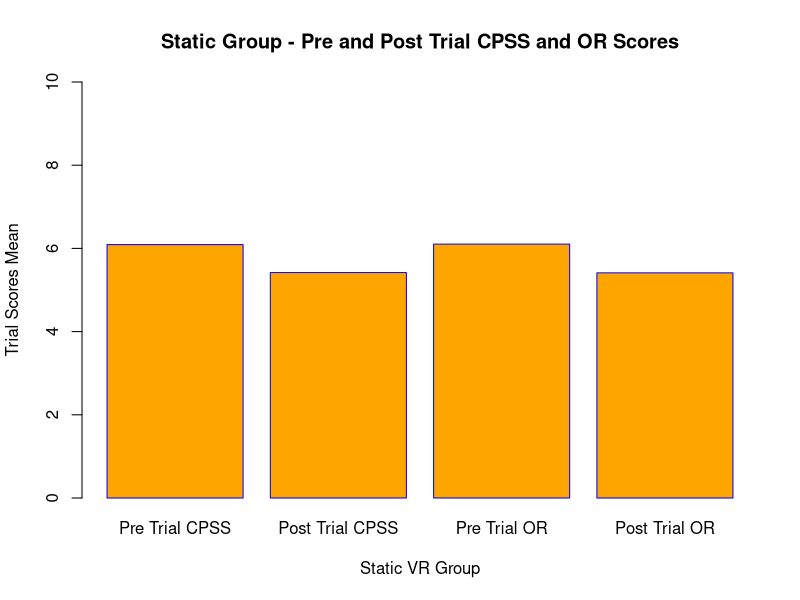
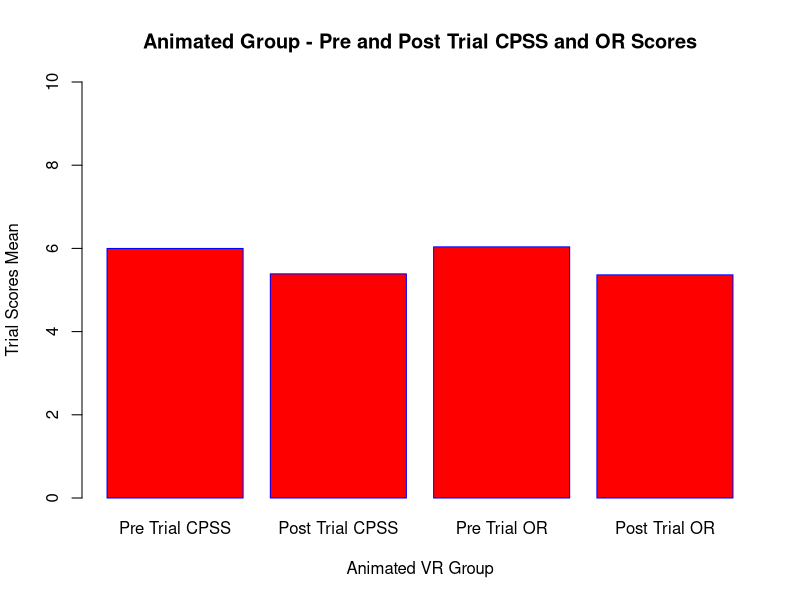
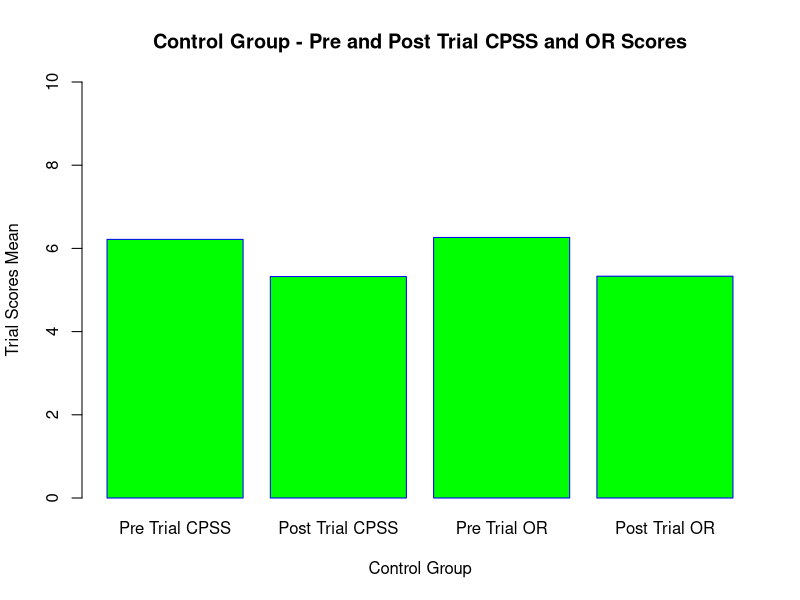
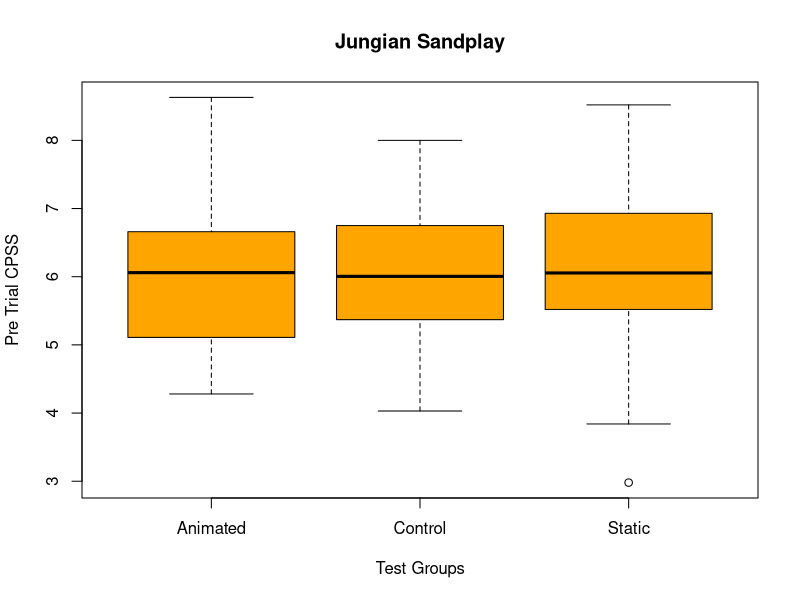
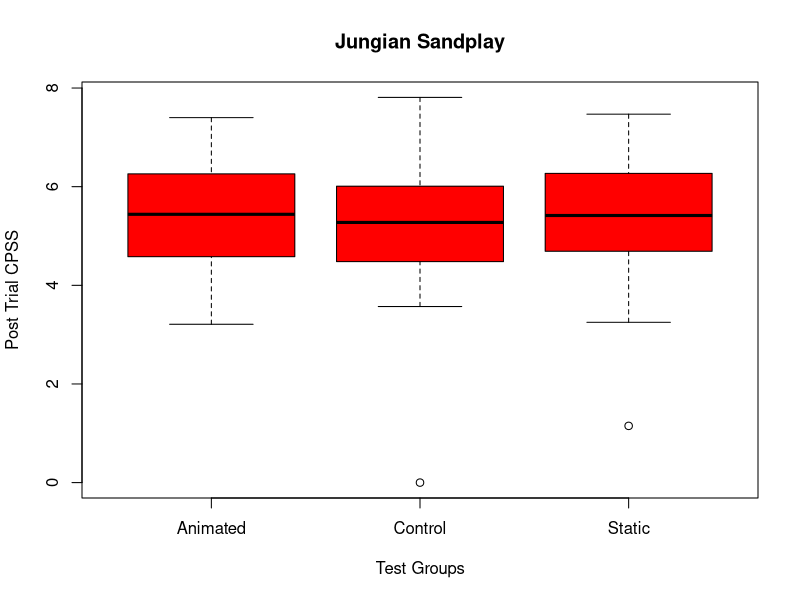
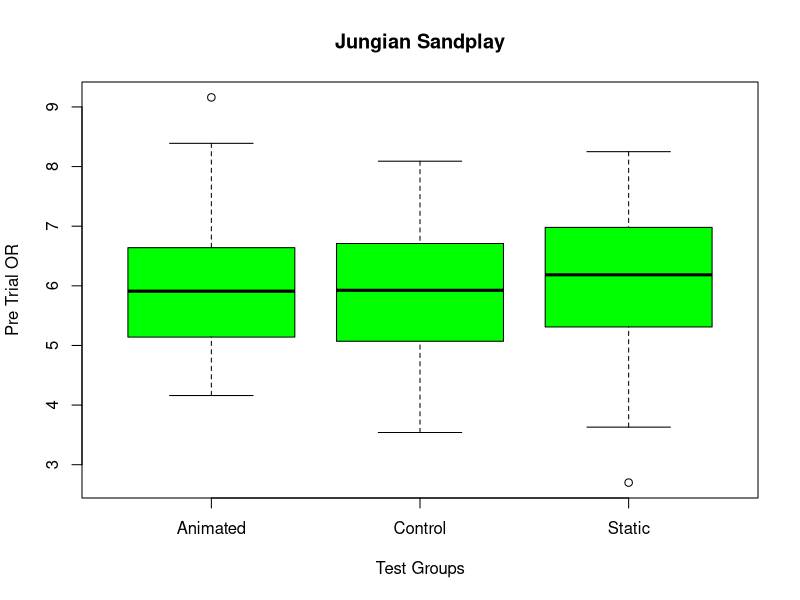
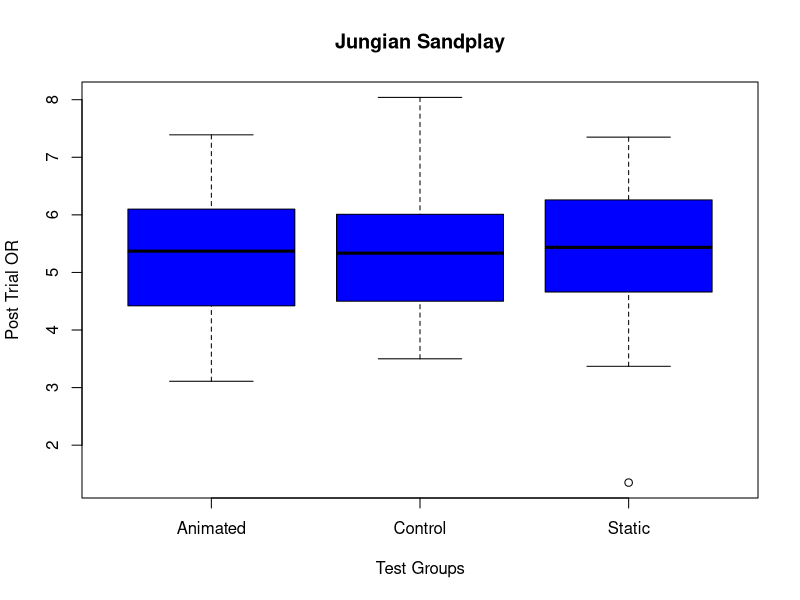
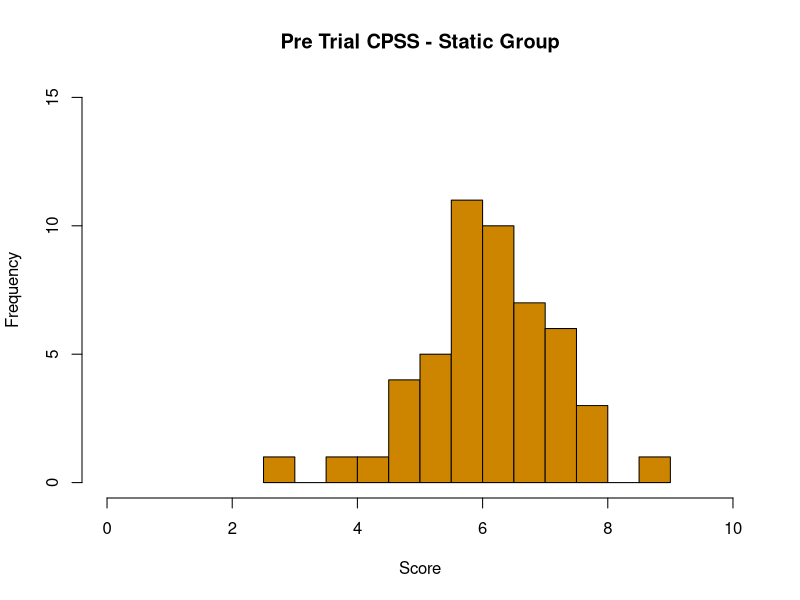

Recreate these plots in R, in order.
## ---- chunk 1
library(readr)
daie_ca3_data_10 <- read_csv("daie_ca3_data_10.csv")
#View(daie_ca3_data_10)

summary(daie_ca3_data_10)

#install.packages("tidyverse")
library(tidyverse)
data()
## ---- chunk 2
glimpse(daie_ca3_data_10)
class(daie_ca3_data_10$gender)
unique(daie_ca3_data_10$gender)
unique(daie_ca3_data_10$test_group)
#Replacing the incorrect value
daie_ca3_data_10$test_group <- str_replace(daie_ca3_data_10$test_group,"Cotrol", "Control")
#Checking the Group values
unique(daie_ca3_data_10$test_group)
## ---- chunk 3
#Checking for null values in the data

is.null(daie_ca3_data_10$pre_trial_or)

## ---- chunk 4
daie_ca3_data_10 <-daie_ca3_data_10 %>% drop_na()

#Checked for negative values
sum(daie_ca3_data_10 < 0)
#Checked for values greater than 10
#Data for the entire set due to the first heading in the data 
sum(daie_ca3_data_10 > 10)
sum(daie_ca3_data_10$pre_trial_cpss > 10)
sum(daie_ca3_data_10$post_trial_cpss > 10)
sum(daie_ca3_data_10$pre_trial_or > 10)
sum(daie_ca3_data_10$post_trial_or > 10)
## ---- chunk 5
#Show 10 of the first few values of the data set
head(daie_ca3_data_10,10)
#Show last 10 values of data
tail(daie_ca3_data_10,5)
#Gives an overall summary of the data 
summary(daie_ca3_data_10)
daie_ca3_data_10%>%
  drop_na(test_group)%>% 
  group_by(test_group)%>%
  summarise(Lower = min(pre_trial_cpss),
          Average = mean(pre_trial_cpss),
          Upper = max(pre_trial_cpss),
          Difference = max(pre_trial_cpss)-min(pre_trial_cpss))
  daie_ca3_data_10%>%
  drop_na(test_group)%>%  
  group_by(test_group)%>%
  summarise(Lower1 = min(post_trial_cpss),
          Average1 = mean(post_trial_cpss),
          Upper1 = max(post_trial_cpss),
          Difference1 = max(post_trial_cpss)-min(post_trial_cpss))
  
  daie_ca3_data_10%>%
  drop_na(test_group)%>% 
  group_by(test_group)%>%
  summarise(Lower2 = min(pre_trial_or),
          Average2 = mean(pre_trial_or),
          Upper2 = max(pre_trial_or),
          Difference2 = max(pre_trial_or)-min(pre_trial_or))
  
  daie_ca3_data_10%>%
  drop_na(test_group)%>% 
  group_by(test_group)%>%
  summarise(Lower3 = min(post_trial_or),
          Average3 = mean(post_trial_or),
          Upper3 = max(post_trial_or),
          Difference2 = max(post_trial_or)-min(post_trial_or))
static_data<-c(6.0914,5.4188,6.1032,5.4124)
CPSSOR<-c("Pre Trial CPSS","Post Trial CPSS","Pre Trial OR","Post Trial OR")
barplot(static_data,xlab="Static VR Group",ylab="Trial Scores Mean", main="Static Group - Pre and Post Trial CPSS and OR Scores", names.arg=CPSSOR, col="Orange", border="Blue", ylim=c(0,10))
animated_data<-c(5.998163265,5.387755102,6.037959184,5.364897959)
CPSSOR<-c("Pre Trial CPSS","Post Trial CPSS","Pre Trial OR","Post Trial OR")
barplot(animated_data,xlab="Animated VR Group",ylab="Trial Scores Mean", main="Animated Group - Pre and Post Trial CPSS and OR Scores", names.arg=CPSSOR, col="Red", border="Blue", ylim=c(0,10))
control_data<-c(6.2172,5.323,6.2638,5.3314)
CPSSOR<-c("Pre Trial CPSS","Post Trial CPSS","Pre Trial OR","Post Trial OR")
barplot(control_data,xlab="Control Group",ylab="Trial Scores Mean", main="Control Group - Pre and Post Trial CPSS and OR Scores", names.arg=CPSSOR, col="Green", border="Blue", ylim=c(0,10))
## ---- chunk 6


boxplot(pre_trial_cpss~test_group,data=daie_ca3_data_10,
        main="Jungian Sandplay",
        xlab="Test Groups", col="Orange",
        ylab="Pre Trial CPSS")


boxplot(post_trial_cpss~test_group,data=daie_ca3_data_10,
        main="Jungian Sandplay",
        xlab="Test Groups",col="Red",
        ylab="Post Trial CPSS")


boxplot(pre_trial_or~test_group,data=daie_ca3_data_10,
        main="Jungian Sandplay",
        xlab="Test Groups",col="Green",
        ylab="Pre Trial OR")


boxplot(post_trial_or~test_group,data=daie_ca3_data_10,
        main="Jungian Sandplay",col="Blue",
        xlab="Test Groups",
        ylab="Post Trial OR")
## ---- chunk 7
#Histogram for Static Group 
df2<-subset(daie_ca3_data_10, test_group!="Control" & test_group!="Animated")
hist(df2$pre_trial_cpss,
col="orange3",
main = "Pre Trial CPSS - Static Group",
xlab = "Score",
ylab = "Frequency",
breaks = 10,
xlim = c(0,10),
ylim = c(0,15))
hist(df2$post_trial_cpss,
col="orange1",
main = "Post Trial CPSS - Static Group",
xlab = "Score",
ylab = "Frequency",
breaks = 10,
xlim = c(0,10),
ylim = c(0,15))
hist(df2$pre_trial_or,
col="orange3",
main = "Pre Trial OR - Static Group",
xlab = "Score",
ylab = "Frequency",
breaks = 10,
xlim = c(0,10),
ylim = c(0,15))
hist(df2$post_trial_or,
col="orange1",
main = "Post Trial OR - Static Group",
xlab = "Score",
ylab = "Frequency",
breaks = 10,
xlim = c(0,10),
ylim = c(0,20))
#Histogram for Animated Group 
df3<-subset(daie_ca3_data_10, test_group!="Static" & test_group!="Control")
hist(df3$pre_trial_cpss,
col="red3",
main = "Pre Trial CPSS - Animated",
xlab = "Score",
ylab = "Frequency",
breaks = 10,
xlim = c(0,10),
ylim = c(0,15))
hist(df3$post_trial_cpss,
col="red",
main = "Post Trial CPSS - Animated",
xlab = "Score",
ylab = "Frequency",
breaks = 10,
xlim = c(0,10),
ylim = c(0,15))
hist(df3$pre_trial_or,
col="red3",


main = "Pre Trial OR - Animated",
xlab = "Score",
ylab = "Frequency",
breaks = 10,
xlim = c(0,10),
ylim = c(0,15))
hist(df3$post_trial_or,
col="red",




main = "Post Trial OR - Animated",
xlab = "Score",
ylab = "Frequency",
breaks = 10,
xlim = c(0,10),
ylim = c(0,15))
#Histogram for Control Group 
df1<-subset(daie_ca3_data_10, test_group!="Static" & test_group!="Animated")

  
hist(df1$pre_trial_cpss,
col="green4",
main = "Pre Trial CPSS - Control",
xlab = "Score",
ylab = "Frequency",
breaks = 10,
xlim = c(0,10),
ylim = c(0,10))
hist(df1$post_trial_cpss,
col="green",



main = "Post Trial CPSS - Control",
xlab = "Score",
ylab = "Frequency",
breaks = 10,
xlim = c(0,10),
ylim = c(0,20))
hist(df1$pre_trial_or,
col="green4",



main = "Pre Trial OR - Control",
xlab = "Score",
ylab = "Frequency",
breaks = 10,
xlim = c(0,10),
ylim = c(0,15))
hist(df1$post_trial_or,
col="green",



main = "Post Trial OR - Control",
xlab = "Score",
ylab = "Frequency",
breaks = 10,
xlim = c(0,10),
ylim = c(0,15))




## ---- chunk 8

hist(daie_ca3_data_10$pre_trial_cpss,
main = "Pre Trial CPSS",
xlab = "Score",
ylab = "Frequency",
breaks = 10)


hist(daie_ca3_data_10$post_trial_cpss,
main = "Post Trial CPSS",
xlab = "Score",
ylab = "Frequency",
breaks = 10)


hist(daie_ca3_data_10$pre_trial_or,
main = "Pre Trial OR",
xlab = "Score",
ylab = "Frequency",
breaks = 10)



hist(daie_ca3_data_10$post_trial_or,
main = "Post Trial OR",
xlab = "Score",
ylab = "Frequency",
breaks = 10)
## ---- chunk 9
#q plot of Control Group
qqnorm(df1$pre_trial_cpss,
       pch = 2, frame = FALSE)
qqline(df1$pre_trial_cpss,
       col = "darkorchid", lwd = 1)
qqnorm(df1$post_trial_cpss,
       pch = 2, frame = FALSE)
qqline(df1$post_trial_cpss,
       col = "darkorchid", lwd = 1)
qqnorm(df1$pre_trial_or,
       pch = 2, frame = FALSE)
qqline(df1$pre_trial_or,
       col = "darkorchid", lwd = 1)
qqnorm(df1$post_trial_or,
       pch = 2, frame = FALSE)
qqline(df1$post_trial_or,
       col = "darkorchid", lwd = 1)
#q plot of Static Group
qqnorm(df2$pre_trial_cpss,
       pch = 2, frame = FALSE)
qqline(df2$pre_trial_cpss,
       col = "darkorchid", lwd = 1)
qqnorm(df2$post_trial_cpss,
       pch = 2, frame = FALSE)
qqline(df2$post_trial_cpss,
       col = "darkorchid", lwd = 1)
qqnorm(df2$pre_trial_or,
       pch = 2, frame = FALSE)
qqline(df2$pre_trial_or,
       col = "darkorchid", lwd = 1)
qqnorm(df2$post_trial_or,
       pch = 2, frame = FALSE)
qqline(df2$post_trial_or,
       col = "darkorchid", lwd = 1)
#q plot of Animated Group
qqnorm(df3$pre_trial_cpss,
       pch = 2, frame = FALSE)
qqline(df3$pre_trial_cpss,
       col = "darkorchid", lwd = 1)
qqnorm(df3$post_trial_cpss,
       pch = 2, frame = FALSE)
qqline(df3$post_trial_cpss,
       col = "darkorchid", lwd = 1)
qqnorm(df3$pre_trial_or,
       pch = 2, frame = FALSE)
qqline(df3$pre_trial_or,
       col = "darkorchid", lwd = 1)
qqnorm(df3$post_trial_or,
       pch = 2, frame = FALSE)
qqline(df3$post_trial_or,
       col = "darkorchid", lwd = 1)
## ---- chunk 10


qqnorm(daie_ca3_data_10$pre_trial_cpss,
       pch = 2, frame = FALSE)
qqline(daie_ca3_data_10$pre_trial_cpss,
       col = "darkorchid", lwd = 1)
## ---- chunk 11
qqnorm(daie_ca3_data_10$post_trial_cpss,
       pch = 2, frame = FALSE)
qqline(daie_ca3_data_10$post_trial_cpss,
       col = "darkorchid", lwd = 1)
## ---- chunk 12
qqnorm(daie_ca3_data_10$pre_trial_or,
       pch = 2, frame = FALSE)
qqline(daie_ca3_data_10$pre_trial_or,
       col = "darkorchid", lwd = 1)
## ---- chunk 13
qqnorm(daie_ca3_data_10$post_trial_or,
       pch = 2, frame = FALSE)
qqline(daie_ca3_data_10$post_trial_or,
       col = "darkorchid", lwd = 1)
## ---- chunk 14

sample.mean <- mean(daie_ca3_data_10$pre_trial_cpss)
print(sample.mean)


sample.n <- length(daie_ca3_data_10$pre_trial_cpss)
sample.sd <- sd(daie_ca3_data_10$pre_trial_cpss)
sample.se <- sample.sd/sqrt(sample.n)
print(sample.se)
  
alpha = 0.05
degrees.freedom = sample.n - 1
t.score = qt(p=alpha/2, df=degrees.freedom,lower.tail=F)
print(t.score)
  
margin.error <- t.score * sample.se
  
lower.bound <- sample.mean - margin.error
upper.bound <- sample.mean + margin.error
print(c(lower.bound,upper.bound))
  


## ---- chunk 15
sample.n <- length(daie_ca3_data_10$post_trial_cpss)
sample.sd <- sd(daie_ca3_data_10$post_trial_cpss)
sample.se <- sample.sd/sqrt(sample.n)
print(sample.se)
  
alpha = 0.05
degrees.freedom = sample.n - 1
t.score = qt(p=alpha/2, df=degrees.freedom,lower.tail=F)
print(t.score)
  
margin.error <- t.score * sample.se
  
lower.bound <- sample.mean - margin.error
upper.bound <- sample.mean + margin.error
print(c(lower.bound,upper.bound))

## ---- chunk 16
sample.n <- length(daie_ca3_data_10$pre_trial_or)
sample.sd <- sd(daie_ca3_data_10$pre_trial_or)
sample.se <- sample.sd/sqrt(sample.n)
print(sample.se)
  
alpha = 0.05
degrees.freedom = sample.n - 1
t.score = qt(p=alpha/2, df=degrees.freedom,lower.tail=F)
print(t.score)
  
margin.error <- t.score * sample.se
  
lower.bound <- sample.mean - margin.error
upper.bound <- sample.mean + margin.error
print(c(lower.bound,upper.bound))




## ---- chunk 17
sample.n <- length(daie_ca3_data_10$post_trial_or)
sample.sd <- sd(daie_ca3_data_10$post_trial_or)
sample.se <- sample.sd/sqrt(sample.n)
print(sample.se)
  
alpha = 0.05
degrees.freedom = sample.n - 1
t.score = qt(p=alpha/2, df=degrees.freedom,lower.tail=F)
print(t.score)
  
margin.error <- t.score * sample.se
  
lower.bound <- sample.mean - margin.error
upper.bound <- sample.mean + margin.error
print(c(lower.bound,upper.bound))



